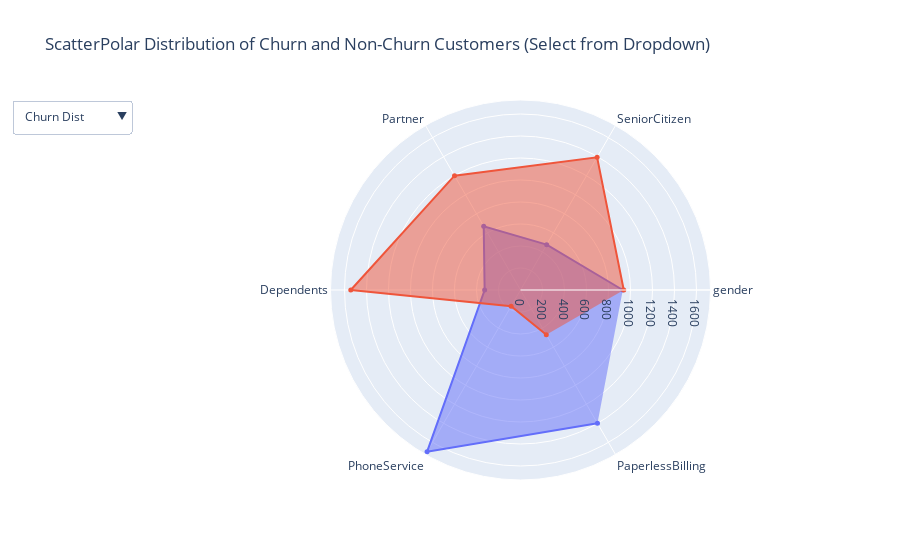

Notebook source saved alongside this figure:
### Code cell
plot_counting_distribution(2)

### Figure 1 — Plotly figure (JSON) as saved in the notebook; plotly's stock layout.template omitted (floating-point values rounded to 4 significant figures)
{"data": [{"fill": "toself", "marker": {"size": 5}, "mode": "markers+lines", "name": "Churn 1's", "r": [930, 476, 669, 326, 1699, 1400], "theta": ["gender", "SeniorCitizen", "Partner", "Dependents", "PhoneService", "PaperlessBilling"], "visible": true, "type": "scatterpolar"}, {"fill": "toself", "marker": {"size": 5}, "mode": "markers+lines", "name": "Churn 0's", "r": [939, 1393, 1200, 1543, 170, 469], "theta": ["gender", "SeniorCitizen", "Partner", "Dependents", "PhoneService", "PaperlessBilling"], "visible": true, "type": "scatterpolar"}, {"fill": "toself", "marker": {"size": 5}, "mode": "markers+lines", "name": "NoChurn 1's", "r": [2625, 666, 2733, 1784, 4662, 2771], "theta": ["gender", "SeniorCitizen", "Partner", "Dependents", "PhoneService", "PaperlessBilling"], "visible": false, "type": "scatterpolar"}, {"fill": "toself", "marker": {"size": 5}, "mode": "markers+lines", "name": "NoChurn 0's", "r": [2549, 4508, 2441, 3390, 512, 2403], "theta": ["gender", "SeniorCitizen", "Partner", "Dependents", "PhoneService", "PaperlessBilling"], "visible": false, "type": "scatterpolar"}], "layout": {"showlegend": false, "title": {"text": "ScatterPolar Distribution of Churn and Non-Churn Customers (Select from Dropdown)"}, "updatemenus": [{"active": 0, "buttons": [{"args": [{"visible": [true, true, false, false]}, {"title": "Customer Churn Binary Counting Distribution"}], "label": "Churn Dist", "method": "update"}, {"args": [{"visible": [false, false, true, true]}, {"title": "No Customer Churn Binary Counting Distribution"}], "label": "No-Churn Dist", "method": "update"}], "x": -0.15}]}}
